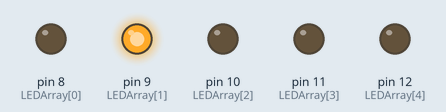
A sketch run on a simulated Arduino Uno, built with avr-gcc and run on an emulated ATmega328P. Shown: output pins drawn as LEDs (lit = HIGH).

Above: at 0.1 s.
At 0.58 s:
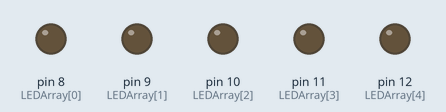
At 0.82 s:
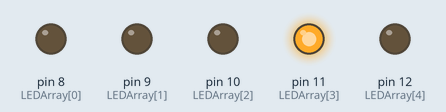
At 1.42 s:
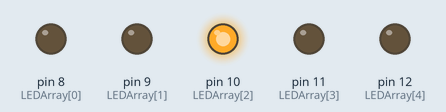
At 2.38 s:
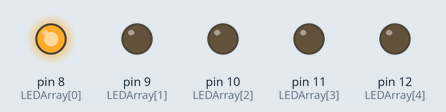
At 2.88 s:
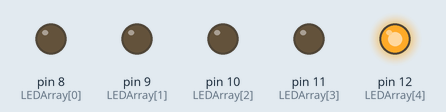
Timing chart, 0 to 3.2 s (numbered marks = the images above):
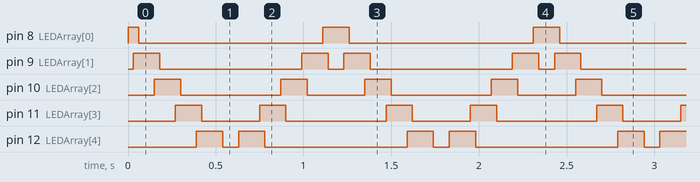

The sketch:

Cotxe_fant_stic.ino
```cpp
int LEDArray[]={8,9,10,11,12};
int nPin=0;
int temps=30;

void setup()
{
 for(nPin=0;nPin<5;nPin++)
 {
    pinMode(LEDArray[nPin],OUTPUT);
 }
}

void loop()
{
 for(nPin=0; nPin<5; nPin++)
 {
   digitalWrite(LEDArray[nPin],HIGH);
   delay(temps);
   digitalWrite(LEDArray[nPin+1],HIGH);
   delay(temps);
   digitalWrite(LEDArray[nPin],LOW);
   delay(temps*2);
}

for(nPin=5; nPin>0; nPin --)
{
  digitalWrite(LEDArray[nPin],HIGH);
  delay(temps);
  digitalWrite(LEDArray[nPin-1],HIGH);
  delay(temps);
  digitalWrite(LEDArray[nPin],LOW);
  delay(temps*2);
 }
}
  //OK
```

Measured:
- by itself, pin 8 (LEDArray[0]): repeats every 1.2 s: LOW 1.1 s, HIGH 0.15 s
- by itself, pin 9 (LEDArray[1]): repeats every 1.2 s: LOW 0.81 s, HIGH 0.15 s, LOW 0.09 s, HIGH 0.15 s
- by itself, pin 10 (LEDArray[2]): repeats every 1.2 s: LOW 0.57 s, HIGH 0.15 s, LOW 0.33 s, HIGH 0.15 s
- by itself, pin 11 (LEDArray[3]): repeats every 1.2 s: LOW 0.33 s, HIGH 0.15 s, LOW 0.57 s, HIGH 0.15 s
- by itself, pin 12 (LEDArray[4]): repeats every 1.2 s: LOW 0.09 s, HIGH 0.15 s, LOW 0.81 s, HIGH 0.15 s
